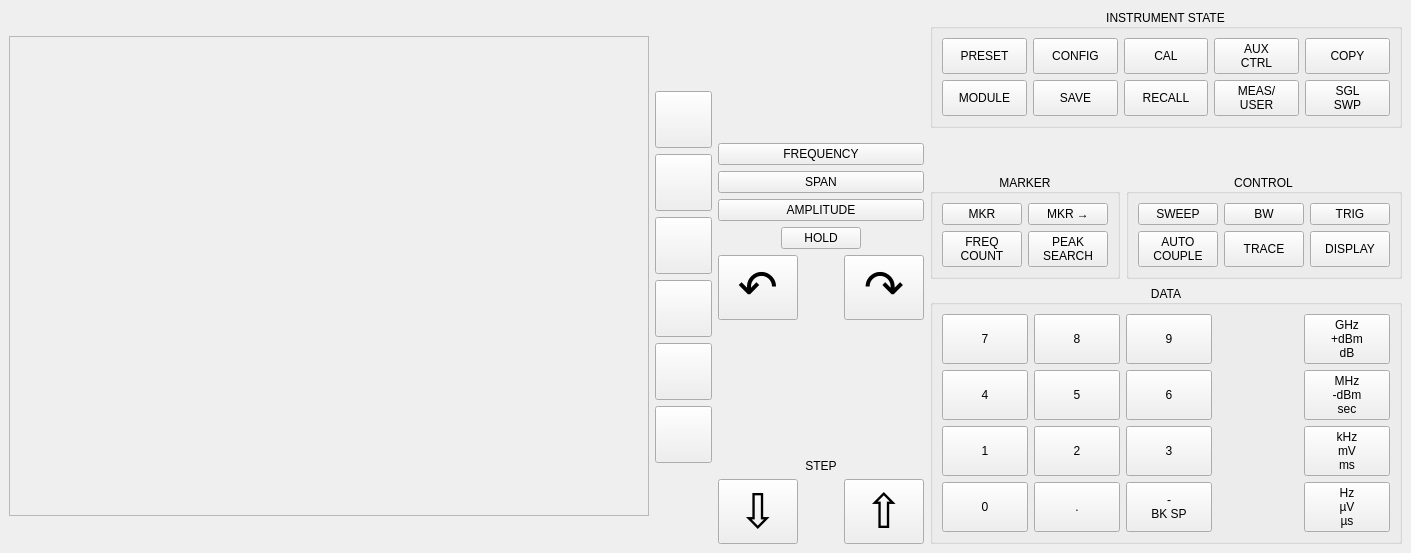
<?xml version="1.0" encoding="UTF-8"?>
<ui version="4.0">
 <class>EmulatorWindow</class>
 <widget class="QMainWindow" name="EmulatorWindow">
  <property name="windowTitle">
   <string>8560E</string>
  </property>
  <widget class="QWidget" name="centralwidget">
   <layout class="QHBoxLayout" name="horizontalLayout_4">
    <item>
     <widget class="DisplayWidget" name="displayWidget">
      <property name="sizePolicy">
       <sizepolicy hsizetype="Fixed" vsizetype="Fixed">
        <horstretch>0</horstretch>
        <verstretch>0</verstretch>
       </sizepolicy>
      </property>
      <property name="minimumSize">
       <size>
        <width>640</width>
        <height>480</height>
       </size>
      </property>
      <property name="maximumSize">
       <size>
        <width>640</width>
        <height>480</height>
       </size>
      </property>
      <property name="frameShape">
       <enum>QFrame::StyledPanel</enum>
      </property>
      <property name="frameShadow">
       <enum>QFrame::Sunken</enum>
      </property>
     </widget>
    </item>
    <item>
     <layout class="QGridLayout" name="gridLayout_5">
      <item row="2" column="3">
       <widget class="QGroupBox" name="groupBox_2">
        <property name="title">
         <string>CONTROL</string>
        </property>
        <property name="alignment">
         <set>Qt::AlignCenter</set>
        </property>
        <layout class="QGridLayout" name="gridLayout_3" rowstretch="1,1" columnstretch="1,1,1" rowminimumheight="1,1" columnminimumwidth="1,1,1">
         <item row="0" column="0">
          <widget class="QPushButton" name="sweep">
           <property name="sizePolicy">
            <sizepolicy hsizetype="Minimum" vsizetype="Minimum">
             <horstretch>0</horstretch>
             <verstretch>0</verstretch>
            </sizepolicy>
           </property>
           <property name="text">
            <string>SWEEP</string>
           </property>
          </widget>
         </item>
         <item row="0" column="1">
          <widget class="QPushButton" name="bw">
           <property name="sizePolicy">
            <sizepolicy hsizetype="Minimum" vsizetype="Minimum">
             <horstretch>0</horstretch>
             <verstretch>0</verstretch>
            </sizepolicy>
           </property>
           <property name="text">
            <string>BW</string>
           </property>
          </widget>
         </item>
         <item row="0" column="2">
          <widget class="QPushButton" name="trig">
           <property name="sizePolicy">
            <sizepolicy hsizetype="Minimum" vsizetype="Minimum">
             <horstretch>0</horstretch>
             <verstretch>0</verstretch>
            </sizepolicy>
           </property>
           <property name="text">
            <string>TRIG</string>
           </property>
          </widget>
         </item>
         <item row="1" column="0">
          <widget class="QPushButton" name="autoCouple">
           <property name="sizePolicy">
            <sizepolicy hsizetype="Minimum" vsizetype="Minimum">
             <horstretch>0</horstretch>
             <verstretch>0</verstretch>
            </sizepolicy>
           </property>
           <property name="text">
            <string>AUTO
COUPLE</string>
           </property>
          </widget>
         </item>
         <item row="1" column="1">
          <widget class="QPushButton" name="trace">
           <property name="sizePolicy">
            <sizepolicy hsizetype="Minimum" vsizetype="Minimum">
             <horstretch>0</horstretch>
             <verstretch>0</verstretch>
            </sizepolicy>
           </property>
           <property name="text">
            <string>TRACE</string>
           </property>
          </widget>
         </item>
         <item row="1" column="2">
          <widget class="QPushButton" name="display">
           <property name="sizePolicy">
            <sizepolicy hsizetype="Minimum" vsizetype="Minimum">
             <horstretch>0</horstretch>
             <verstretch>0</verstretch>
            </sizepolicy>
           </property>
           <property name="text">
            <string>DISPLAY</string>
           </property>
          </widget>
         </item>
        </layout>
       </widget>
      </item>
      <item row="3" column="2" colspan="2">
       <widget class="QGroupBox" name="dataGroup">
        <property name="title">
         <string>DATA</string>
        </property>
        <property name="alignment">
         <set>Qt::AlignCenter</set>
        </property>
        <layout class="QGridLayout" name="gridLayout" rowstretch="1,1,1,1" columnstretch="1,1,1,1,1" rowminimumheight="1,1,1,1" columnminimumwidth="1,1,1,1,1">
         <item row="0" column="0">
          <widget class="QPushButton" name="k7">
           <property name="sizePolicy">
            <sizepolicy hsizetype="Minimum" vsizetype="Minimum">
             <horstretch>0</horstretch>
             <verstretch>0</verstretch>
            </sizepolicy>
           </property>
           <property name="text">
            <string>7</string>
           </property>
          </widget>
         </item>
         <item row="0" column="1">
          <widget class="QPushButton" name="k8">
           <property name="sizePolicy">
            <sizepolicy hsizetype="Minimum" vsizetype="Minimum">
             <horstretch>0</horstretch>
             <verstretch>0</verstretch>
            </sizepolicy>
           </property>
           <property name="text">
            <string>8</string>
           </property>
          </widget>
         </item>
         <item row="0" column="4">
          <widget class="QPushButton" name="kGHz">
           <property name="sizePolicy">
            <sizepolicy hsizetype="Minimum" vsizetype="Minimum">
             <horstretch>0</horstretch>
             <verstretch>0</verstretch>
            </sizepolicy>
           </property>
           <property name="text">
            <string>GHz
+dBm
dB</string>
           </property>
          </widget>
         </item>
         <item row="1" column="0">
          <widget class="QPushButton" name="k4">
           <property name="sizePolicy">
            <sizepolicy hsizetype="Minimum" vsizetype="Minimum">
             <horstretch>0</horstretch>
             <verstretch>0</verstretch>
            </sizepolicy>
           </property>
           <property name="text">
            <string>4</string>
           </property>
          </widget>
         </item>
         <item row="1" column="4">
          <widget class="QPushButton" name="kMHz">
           <property name="sizePolicy">
            <sizepolicy hsizetype="Minimum" vsizetype="Minimum">
             <horstretch>0</horstretch>
             <verstretch>0</verstretch>
            </sizepolicy>
           </property>
           <property name="text">
            <string>MHz
-dBm
sec</string>
           </property>
          </widget>
         </item>
         <item row="2" column="0">
          <widget class="QPushButton" name="k1">
           <property name="sizePolicy">
            <sizepolicy hsizetype="Minimum" vsizetype="Minimum">
             <horstretch>0</horstretch>
             <verstretch>0</verstretch>
            </sizepolicy>
           </property>
           <property name="text">
            <string>1</string>
           </property>
          </widget>
         </item>
         <item row="2" column="1">
          <widget class="QPushButton" name="k2">
           <property name="sizePolicy">
            <sizepolicy hsizetype="Minimum" vsizetype="Minimum">
             <horstretch>0</horstretch>
             <verstretch>0</verstretch>
            </sizepolicy>
           </property>
           <property name="text">
            <string>2</string>
           </property>
          </widget>
         </item>
         <item row="2" column="4">
          <widget class="QPushButton" name="kkHz">
           <property name="sizePolicy">
            <sizepolicy hsizetype="Minimum" vsizetype="Minimum">
             <horstretch>0</horstretch>
             <verstretch>0</verstretch>
            </sizepolicy>
           </property>
           <property name="text">
            <string>kHz
mV
ms</string>
           </property>
          </widget>
         </item>
         <item row="3" column="0">
          <widget class="QPushButton" name="k0">
           <property name="sizePolicy">
            <sizepolicy hsizetype="Minimum" vsizetype="Minimum">
             <horstretch>0</horstretch>
             <verstretch>0</verstretch>
            </sizepolicy>
           </property>
           <property name="text">
            <string>0</string>
           </property>
          </widget>
         </item>
         <item row="3" column="4">
          <widget class="QPushButton" name="kHz">
           <property name="sizePolicy">
            <sizepolicy hsizetype="Minimum" vsizetype="Minimum">
             <horstretch>0</horstretch>
             <verstretch>0</verstretch>
            </sizepolicy>
           </property>
           <property name="text">
            <string>Hz
µV
µs</string>
           </property>
          </widget>
         </item>
         <item row="1" column="1">
          <widget class="QPushButton" name="k5">
           <property name="sizePolicy">
            <sizepolicy hsizetype="Minimum" vsizetype="Minimum">
             <horstretch>0</horstretch>
             <verstretch>0</verstretch>
            </sizepolicy>
           </property>
           <property name="text">
            <string>5</string>
           </property>
          </widget>
         </item>
         <item row="3" column="1">
          <widget class="QPushButton" name="kDot">
           <property name="sizePolicy">
            <sizepolicy hsizetype="Minimum" vsizetype="Minimum">
             <horstretch>0</horstretch>
             <verstretch>0</verstretch>
            </sizepolicy>
           </property>
           <property name="text">
            <string>.</string>
           </property>
          </widget>
         </item>
         <item row="0" column="2">
          <widget class="QPushButton" name="k9">
           <property name="sizePolicy">
            <sizepolicy hsizetype="Minimum" vsizetype="Minimum">
             <horstretch>0</horstretch>
             <verstretch>0</verstretch>
            </sizepolicy>
           </property>
           <property name="text">
            <string>9</string>
           </property>
          </widget>
         </item>
         <item row="1" column="2">
          <widget class="QPushButton" name="k6">
           <property name="sizePolicy">
            <sizepolicy hsizetype="Minimum" vsizetype="Minimum">
             <horstretch>0</horstretch>
             <verstretch>0</verstretch>
            </sizepolicy>
           </property>
           <property name="text">
            <string>6</string>
           </property>
          </widget>
         </item>
         <item row="2" column="2">
          <widget class="QPushButton" name="k3">
           <property name="sizePolicy">
            <sizepolicy hsizetype="Minimum" vsizetype="Minimum">
             <horstretch>0</horstretch>
             <verstretch>0</verstretch>
            </sizepolicy>
           </property>
           <property name="text">
            <string>3</string>
           </property>
          </widget>
         </item>
         <item row="3" column="2">
          <widget class="QPushButton" name="kMinusBkSp">
           <property name="sizePolicy">
            <sizepolicy hsizetype="Minimum" vsizetype="Minimum">
             <horstretch>0</horstretch>
             <verstretch>0</verstretch>
            </sizepolicy>
           </property>
           <property name="text">
            <string>-
BK SP</string>
           </property>
          </widget>
         </item>
         <item row="0" column="3" rowspan="4">
          <spacer name="horizontalSpacer_5">
           <property name="orientation">
            <enum>Qt::Horizontal</enum>
           </property>
           <property name="sizeHint" stdset="0">
            <size>
             <width>40</width>
             <height>20</height>
            </size>
           </property>
          </spacer>
         </item>
        </layout>
       </widget>
      </item>
      <item row="0" column="2" colspan="2">
       <widget class="QGroupBox" name="groupBox_3">
        <property name="title">
         <string>INSTRUMENT STATE</string>
        </property>
        <property name="alignment">
         <set>Qt::AlignCenter</set>
        </property>
        <layout class="QGridLayout" name="gridLayout_4" rowstretch="1,1" columnstretch="1,1,1,1,1" rowminimumheight="1,1" columnminimumwidth="1,1,1,1,1">
         <item row="0" column="0">
          <widget class="QPushButton" name="preset">
           <property name="sizePolicy">
            <sizepolicy hsizetype="Minimum" vsizetype="Minimum">
             <horstretch>0</horstretch>
             <verstretch>0</verstretch>
            </sizepolicy>
           </property>
           <property name="text">
            <string>PRESET</string>
           </property>
          </widget>
         </item>
         <item row="0" column="1">
          <widget class="QPushButton" name="config">
           <property name="sizePolicy">
            <sizepolicy hsizetype="Minimum" vsizetype="Minimum">
             <horstretch>0</horstretch>
             <verstretch>0</verstretch>
            </sizepolicy>
           </property>
           <property name="text">
            <string>CONFIG</string>
           </property>
          </widget>
         </item>
         <item row="0" column="2">
          <widget class="QPushButton" name="cal">
           <property name="sizePolicy">
            <sizepolicy hsizetype="Minimum" vsizetype="Minimum">
             <horstretch>0</horstretch>
             <verstretch>0</verstretch>
            </sizepolicy>
           </property>
           <property name="text">
            <string>CAL</string>
           </property>
          </widget>
         </item>
         <item row="0" column="3">
          <widget class="QPushButton" name="auxCtrl">
           <property name="sizePolicy">
            <sizepolicy hsizetype="Minimum" vsizetype="Minimum">
             <horstretch>0</horstretch>
             <verstretch>0</verstretch>
            </sizepolicy>
           </property>
           <property name="text">
            <string>AUX
CTRL</string>
           </property>
          </widget>
         </item>
         <item row="0" column="4">
          <widget class="QPushButton" name="copy">
           <property name="sizePolicy">
            <sizepolicy hsizetype="Minimum" vsizetype="Minimum">
             <horstretch>0</horstretch>
             <verstretch>0</verstretch>
            </sizepolicy>
           </property>
           <property name="text">
            <string>COPY</string>
           </property>
          </widget>
         </item>
         <item row="1" column="0">
          <widget class="QPushButton" name="module">
           <property name="sizePolicy">
            <sizepolicy hsizetype="Minimum" vsizetype="Minimum">
             <horstretch>0</horstretch>
             <verstretch>0</verstretch>
            </sizepolicy>
           </property>
           <property name="text">
            <string>MODULE</string>
           </property>
          </widget>
         </item>
         <item row="1" column="1">
          <widget class="QPushButton" name="save">
           <property name="sizePolicy">
            <sizepolicy hsizetype="Minimum" vsizetype="Minimum">
             <horstretch>0</horstretch>
             <verstretch>0</verstretch>
            </sizepolicy>
           </property>
           <property name="text">
            <string>SAVE</string>
           </property>
          </widget>
         </item>
         <item row="1" column="2">
          <widget class="QPushButton" name="recall">
           <property name="sizePolicy">
            <sizepolicy hsizetype="Minimum" vsizetype="Minimum">
             <horstretch>0</horstretch>
             <verstretch>0</verstretch>
            </sizepolicy>
           </property>
           <property name="text">
            <string>RECALL</string>
           </property>
          </widget>
         </item>
         <item row="1" column="3">
          <widget class="QPushButton" name="measUser">
           <property name="sizePolicy">
            <sizepolicy hsizetype="Minimum" vsizetype="Minimum">
             <horstretch>0</horstretch>
             <verstretch>0</verstretch>
            </sizepolicy>
           </property>
           <property name="text">
            <string>MEAS/
USER</string>
           </property>
          </widget>
         </item>
         <item row="1" column="4">
          <widget class="QPushButton" name="sglSwp">
           <property name="sizePolicy">
            <sizepolicy hsizetype="Minimum" vsizetype="Minimum">
             <horstretch>0</horstretch>
             <verstretch>0</verstretch>
            </sizepolicy>
           </property>
           <property name="text">
            <string>SGL
SWP</string>
           </property>
          </widget>
         </item>
        </layout>
       </widget>
      </item>
      <item row="2" column="2">
       <widget class="QGroupBox" name="groupBox">
        <property name="title">
         <string>MARKER</string>
        </property>
        <property name="alignment">
         <set>Qt::AlignCenter</set>
        </property>
        <layout class="QGridLayout" name="gridLayout_2" rowstretch="1,1" columnstretch="1,1" rowminimumheight="1,1" columnminimumwidth="1,1">
         <item row="1" column="0">
          <widget class="QPushButton" name="freqCount">
           <property name="sizePolicy">
            <sizepolicy hsizetype="Minimum" vsizetype="Minimum">
             <horstretch>0</horstretch>
             <verstretch>0</verstretch>
            </sizepolicy>
           </property>
           <property name="text">
            <string>FREQ
COUNT</string>
           </property>
          </widget>
         </item>
         <item row="1" column="1">
          <widget class="QPushButton" name="peakSearch">
           <property name="sizePolicy">
            <sizepolicy hsizetype="Minimum" vsizetype="Minimum">
             <horstretch>0</horstretch>
             <verstretch>0</verstretch>
            </sizepolicy>
           </property>
           <property name="text">
            <string>PEAK
SEARCH</string>
           </property>
          </widget>
         </item>
         <item row="0" column="1">
          <widget class="QPushButton" name="mkrNext">
           <property name="sizePolicy">
            <sizepolicy hsizetype="Minimum" vsizetype="Minimum">
             <horstretch>0</horstretch>
             <verstretch>0</verstretch>
            </sizepolicy>
           </property>
           <property name="text">
            <string>MKR →</string>
           </property>
          </widget>
         </item>
         <item row="0" column="0">
          <widget class="QPushButton" name="mkr">
           <property name="sizePolicy">
            <sizepolicy hsizetype="Minimum" vsizetype="Minimum">
             <horstretch>0</horstretch>
             <verstretch>0</verstretch>
            </sizepolicy>
           </property>
           <property name="text">
            <string>MKR</string>
           </property>
          </widget>
         </item>
        </layout>
       </widget>
      </item>
      <item row="1" column="2" colspan="2">
       <spacer name="verticalSpacer_5">
        <property name="orientation">
         <enum>Qt::Vertical</enum>
        </property>
        <property name="sizeType">
         <enum>QSizePolicy::MinimumExpanding</enum>
        </property>
        <property name="sizeHint" stdset="0">
         <size>
          <width>20</width>
          <height>40</height>
         </size>
        </property>
       </spacer>
      </item>
      <item row="0" column="1" rowspan="4">
       <layout class="QVBoxLayout" name="verticalLayout">
        <item>
         <spacer name="verticalSpacer">
          <property name="orientation">
           <enum>Qt::Vertical</enum>
          </property>
          <property name="sizeType">
           <enum>QSizePolicy::MinimumExpanding</enum>
          </property>
          <property name="sizeHint" stdset="0">
           <size>
            <width>20</width>
            <height>50</height>
           </size>
          </property>
         </spacer>
        </item>
        <item>
         <widget class="QPushButton" name="frequency">
          <property name="text">
           <string>FREQUENCY</string>
          </property>
         </widget>
        </item>
        <item>
         <widget class="QPushButton" name="span">
          <property name="text">
           <string>SPAN</string>
          </property>
         </widget>
        </item>
        <item>
         <widget class="QPushButton" name="amplitude">
          <property name="text">
           <string>AMPLITUDE</string>
          </property>
         </widget>
        </item>
        <item>
         <layout class="QHBoxLayout" name="horizontalLayout">
          <item>
           <spacer name="horizontalSpacer">
            <property name="orientation">
             <enum>Qt::Horizontal</enum>
            </property>
            <property name="sizeHint" stdset="0">
             <size>
              <width>40</width>
              <height>20</height>
             </size>
            </property>
           </spacer>
          </item>
          <item>
           <widget class="QPushButton" name="hold">
            <property name="text">
             <string>HOLD</string>
            </property>
           </widget>
          </item>
          <item>
           <spacer name="horizontalSpacer_2">
            <property name="orientation">
             <enum>Qt::Horizontal</enum>
            </property>
            <property name="sizeHint" stdset="0">
             <size>
              <width>40</width>
              <height>20</height>
             </size>
            </property>
           </spacer>
          </item>
         </layout>
        </item>
        <item>
         <layout class="QHBoxLayout" name="horizontalLayout_2">
          <item>
           <widget class="QPushButton" name="rpgCCW">
            <property name="font">
             <font>
              <pointsize>36</pointsize>
             </font>
            </property>
            <property name="text">
             <string>↶</string>
            </property>
           </widget>
          </item>
          <item>
           <spacer name="horizontalSpacer_3">
            <property name="orientation">
             <enum>Qt::Horizontal</enum>
            </property>
            <property name="sizeHint" stdset="0">
             <size>
              <width>40</width>
              <height>20</height>
             </size>
            </property>
           </spacer>
          </item>
          <item>
           <widget class="QPushButton" name="rpgCW">
            <property name="font">
             <font>
              <pointsize>36</pointsize>
             </font>
            </property>
            <property name="text">
             <string>↷</string>
            </property>
           </widget>
          </item>
         </layout>
        </item>
        <item>
         <spacer name="verticalSpacer_2">
          <property name="orientation">
           <enum>Qt::Vertical</enum>
          </property>
          <property name="sizeType">
           <enum>QSizePolicy::MinimumExpanding</enum>
          </property>
          <property name="sizeHint" stdset="0">
           <size>
            <width>20</width>
            <height>40</height>
           </size>
          </property>
         </spacer>
        </item>
        <item>
         <widget class="QLabel" name="label">
          <property name="text">
           <string>STEP</string>
          </property>
          <property name="alignment">
           <set>Qt::AlignCenter</set>
          </property>
         </widget>
        </item>
        <item>
         <layout class="QHBoxLayout" name="horizontalLayout_3">
          <item>
           <widget class="QPushButton" name="stepDown">
            <property name="font">
             <font>
              <pointsize>36</pointsize>
             </font>
            </property>
            <property name="text">
             <string>⇩</string>
            </property>
           </widget>
          </item>
          <item>
           <spacer name="horizontalSpacer_4">
            <property name="orientation">
             <enum>Qt::Horizontal</enum>
            </property>
            <property name="sizeHint" stdset="0">
             <size>
              <width>40</width>
              <height>20</height>
             </size>
            </property>
           </spacer>
          </item>
          <item>
           <widget class="QPushButton" name="stepUp">
            <property name="font">
             <font>
              <pointsize>36</pointsize>
             </font>
            </property>
            <property name="text">
             <string>⇧</string>
            </property>
           </widget>
          </item>
         </layout>
        </item>
       </layout>
      </item>
      <item row="0" column="0" rowspan="4">
       <layout class="QVBoxLayout" name="verticalLayout_2">
        <item>
         <spacer name="verticalSpacer_3">
          <property name="orientation">
           <enum>Qt::Vertical</enum>
          </property>
          <property name="sizeType">
           <enum>QSizePolicy::MinimumExpanding</enum>
          </property>
          <property name="sizeHint" stdset="0">
           <size>
            <width>20</width>
            <height>40</height>
           </size>
          </property>
         </spacer>
        </item>
        <item>
         <widget class="QPushButton" name="softkey1">
          <property name="minimumSize">
           <size>
            <width>57</width>
            <height>57</height>
           </size>
          </property>
          <property name="text">
           <string/>
          </property>
         </widget>
        </item>
        <item>
         <widget class="QPushButton" name="softkey2">
          <property name="minimumSize">
           <size>
            <width>57</width>
            <height>57</height>
           </size>
          </property>
          <property name="text">
           <string/>
          </property>
         </widget>
        </item>
        <item>
         <widget class="QPushButton" name="softkey3">
          <property name="minimumSize">
           <size>
            <width>57</width>
            <height>57</height>
           </size>
          </property>
          <property name="text">
           <string/>
          </property>
         </widget>
        </item>
        <item>
         <widget class="QPushButton" name="softkey4">
          <property name="minimumSize">
           <size>
            <width>57</width>
            <height>57</height>
           </size>
          </property>
          <property name="text">
           <string/>
          </property>
         </widget>
        </item>
        <item>
         <widget class="QPushButton" name="softkey5">
          <property name="minimumSize">
           <size>
            <width>57</width>
            <height>57</height>
           </size>
          </property>
          <property name="text">
           <string/>
          </property>
         </widget>
        </item>
        <item>
         <widget class="QPushButton" name="softkey6">
          <property name="minimumSize">
           <size>
            <width>57</width>
            <height>57</height>
           </size>
          </property>
          <property name="text">
           <string/>
          </property>
         </widget>
        </item>
        <item>
         <spacer name="verticalSpacer_4">
          <property name="orientation">
           <enum>Qt::Vertical</enum>
          </property>
          <property name="sizeType">
           <enum>QSizePolicy::MinimumExpanding</enum>
          </property>
          <property name="sizeHint" stdset="0">
           <size>
            <width>20</width>
            <height>40</height>
           </size>
          </property>
         </spacer>
        </item>
       </layout>
      </item>
     </layout>
    </item>
   </layout>
  </widget>
 </widget>
 <customwidgets>
  <customwidget>
   <class>DisplayWidget</class>
   <extends>QFrame</extends>
   <header>displaywidget.h</header>
   <container>1</container>
  </customwidget>
 </customwidgets>
 <resources/>
 <connections/>
</ui>
